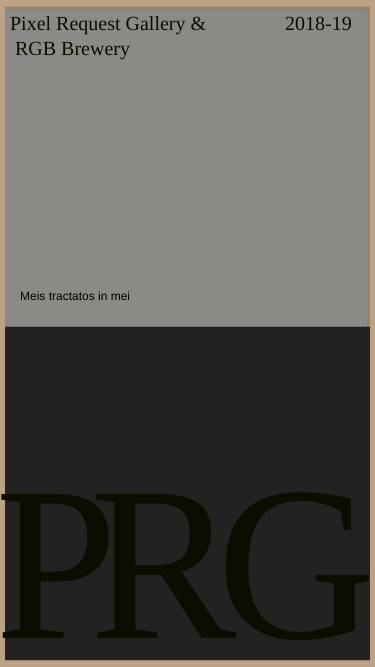
Frame 1 (no input)
Frame 60 (no input): identical to frame 1, image omitted
Frame 120 (the mouse pressed at the canvas centre since frame 60): identical to frame 1, image omitted

The p5.js sketch that drew this single still picture (run headless with seeded random() and noise() and a simulated clock; from frame 60 on, the mouse is pressed at the canvas centre):

// p5.js sketch
// ── sketch.js
//WIP

function setup() {
  createCanvas(375, 667);
  rectMode(CENTER);
}

function draw() {
  background(188,163,133);
  push();
  noStroke();
  fill(88,81,75,100);
  rect(width*0.5,height*0.26,width-10,height*0.5);
  fill(140,138,135);
  rect(width*0.5-1.5,height*0.26,width-13,height*0.489);
  pop();

  push();
  noStroke();
  fill(35,34,32);
  rect(width*0.5,height*0.74,width-10,height*0.5);
  pop();

  push();
  noStroke();
  fill(13,12,1);
  textFont('Avenir');
  textSize(220);
  //textWidth(300);
  textAlign(CENTER, CENTER);
  text('P', width*0.15,height*0.87);
  text('R', width*0.435,height*0.87);
  text('G', width*0.79,height*0.87);
  pop();

  push();
  noStroke();
  fill(13,12,1);
  textSize(20);
  textFont('Avenir');
  text('Pixel Request Gallery &', 10,30);
  text(' RGB Brewery',10,55);
  text('2018-19',width-90,30);
  pop();

  text('Meis tractatos in mei',20,300);
}
